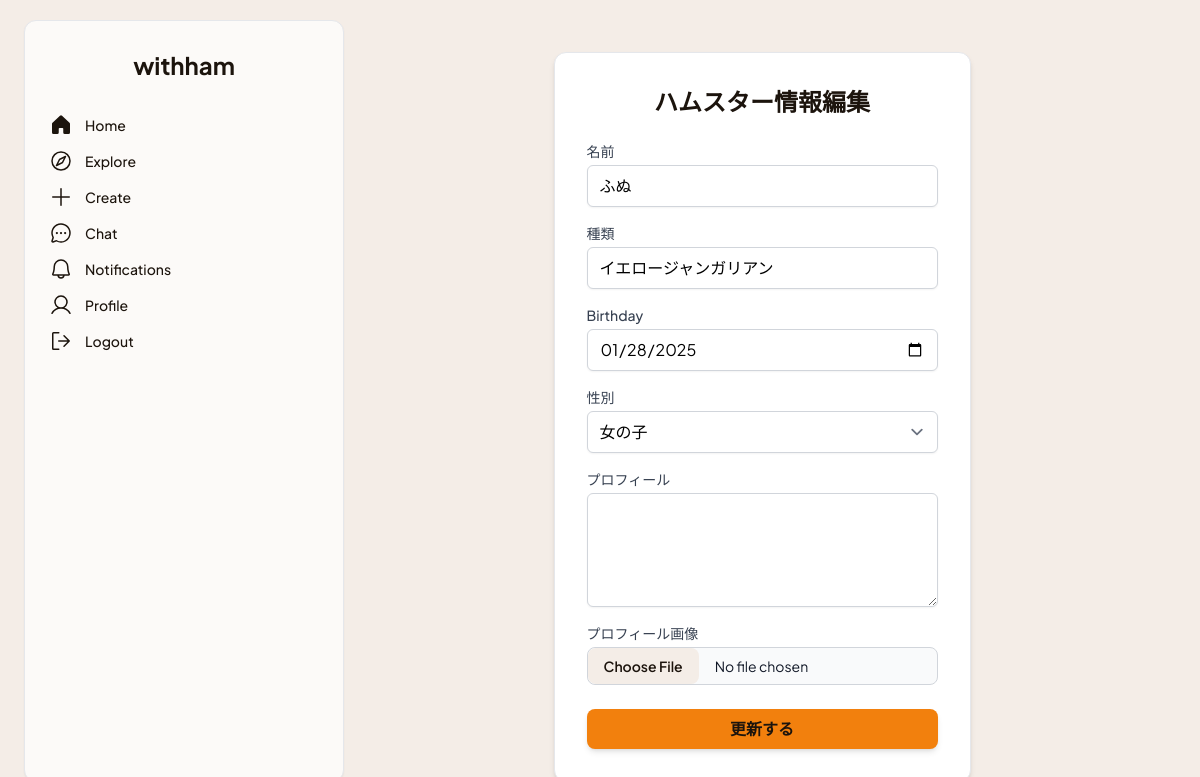
The page /hamsters/1/edit/ (signed in) on the database as committed earlier.
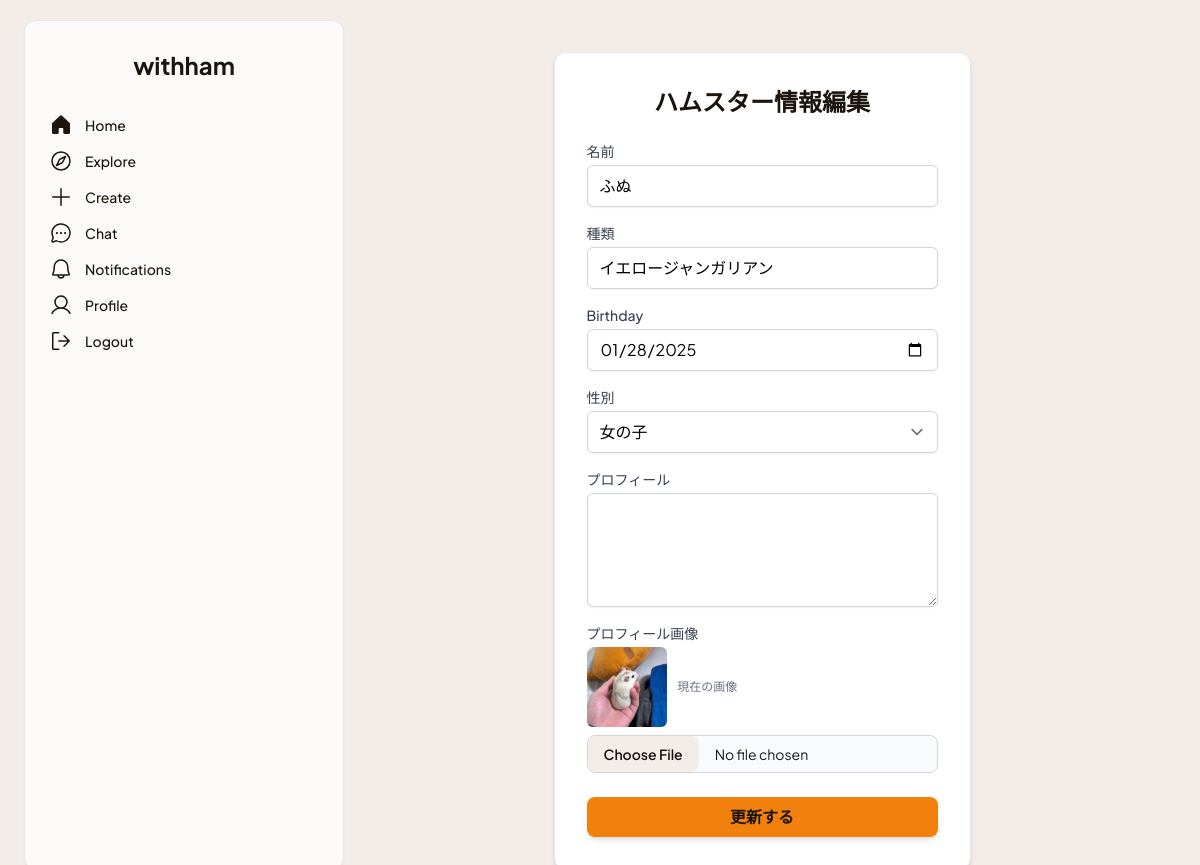
The same page on the database as committed later.
### withham/models.py (models this page shows, shortened)
class Hamster(models.Model):
    owner = models.ForeignKey(User, on_delete=models.CASCADE, related_name='hamsters', verbose_name='飼い主')
    name = models.CharField('名前', max_length=100)
    breed = models.CharField('種類', max_length=50, blank=True, null=True)
    birthday = models.DateField('誕生日', blank=True, null=True)
    GENDER_CHOICES = [
        ('M', '男の子'),
        ('F', '女の子'),
        ('U', '不明'),
    ]
    gender = models.CharField('性別', max_length=1, choices=GENDER_CHOICES, default='U')
    profile_text = models.TextField('プロフィール', blank=True, null=True)
    profile_image = models.ImageField('プロフィール画像', upload_to='hamster_images/', blank=True, null=True)
    created_at = models.DateTimeField('登録日時', default=timezone.now)
    class Meta:
        verbose_name = 'ハムスター'
        verbose_name_plural = 'ハムスター'

### withham/views.py (the view)
# urls.py: path('hamsters/<int:pk>/edit/', views.hamster_edit, name='hamster_edit'),
@login_required
def hamster_edit(request, pk):
    hamster = get_object_or_404(Hamster, pk=pk, owner=request.user)
    if request.method == 'POST':
        form = HamsterForm(request.POST, request.FILES, instance=hamster)
        if form.is_valid():
            form.save()
            return redirect('withham:profile_detail', pk=request.user.pk) # マイページへ
    else:
        form = HamsterForm(instance=hamster)
    context = {
        'form': form,
        'hamster': hamster,
    }
    return render(request, 'withham/hamster_form.html', context)

### withham/forms.py
class HamsterForm(forms.ModelForm):
    birthday = forms.DateField(
        required=False, # 必須でない場合
        widget=forms.DateInput(attrs={'type': 'date'})
    )
    class Meta:
        model = Hamster
        fields = ['name', 'breed', 'birthday', 'gender', 'profile_text', 'profile_image']
        labels = { # 日本語ラベル（任意）
            'name': '名前',
            'breed': '種類',
            'birthday': '誕生日',
            'gender': '性別',
            'profile_text': 'プロフィール',
            'profile_image': 'プロフィール画像',
        }
        widgets = { # 見た目の調整（任意）
            'profile_text': forms.Textarea(attrs={'rows': 4}),
        }

### withham/templates/withham/hamster_form.html (shortened to what the changed rows need)
{% extends "withham/base.html" %}
{% load static %}
{% block content %}
<div class="max-w-xl mx-auto mt-8 px-4">
    <div class="bg-white p-6 md:p-8 rounded-xl shadow-md border border-gray-200">
        <h2 class="text-2xl font-bold text-center text-[#1c140d] mb-6">ハムスター情報{% if form.instance.pk %}編集{% else %}登録{% endif %}</h2>
        <form method="post" enctype="multipart/form-data">
            <div class="mb-4">
                <label for="{{ form.name.id_for_label }}" class="block text-sm font-medium text-gray-700 mb-1">{{ form.name.label|default:"名前" }}</label>
                <input type="text" name="{{ form.name.name }}" id="{{ form.name.id_for_label }}"
                       class="mt-1 block w-full rounded-md border-gray-300 shadow-sm focus:border-[#f2800d] focus:ring focus:ring-[#f2800d] focus:ring-opacity-50 {% if form.name.errors %}border-red-500{% endif %}"
                       value="{{ form.name.value|default_if_none:"" }}"
                       required maxlength="{{ form.name.field.max_length }}">
            </div>
            <div class="mb-4">
                <label for="{{ form.breed.id_for_label }}" class="block text-sm font-medium text-gray-700 mb-1">{{ form.breed.label|default:"種類" }}</label>
                <input type="text" name="{{ form.breed.name }}" id="{{ form.breed.id_for_label }}"
                       class="mt-1 block w-full rounded-md border-gray-300 shadow-sm focus:border-[#f2800d] focus:ring focus:ring-[#f2800d] focus:ring-opacity-50 {% if form.breed.errors %}border-red-500{% endif %}"
                       value="{{ form.breed.value|default_if_none:"" }}"
                       maxlength="{{ form.breed.field.max_length }}">
            </div>
            <div class="mb-4">
                <label for="{{ form.birthday.id_for_label }}" class="block text-sm font-medium text-gray-700 mb-1">{{ form.birthday.label|default:"誕生日" }}</label>
                <input type="date" name="{{ form.birthday.name }}" id="{{ form.birthday.id_for_label }}"
                       class="mt-1 block w-full rounded-md border-gray-300 shadow-sm focus:border-[#f2800d] focus:ring focus:ring-[#f2800d] focus:ring-opacity-50 {% if form.birthday.errors %}border-red-500{% endif %}"
                       value="{{ form.birthday.value|date:'Y-m-d'|default_if_none:"" }}">
            </div>
            <div class="mb-6">
                {% if form.instance.pk and form.instance.profile_image %}
                <div class="mt-1 mb-2">
                    <img src="{{ form.instance.profile_image.url }}" alt="現在の画像" class="h-20 w-20 rounded-md object-cover inline-block">
                    <span class="text-xs text-gray-500 ml-2">現在の画像</span>
                </div>
                {% endif %}
            </div>
        </form>
    </div>
</div>
{% endblock %}

Rows that differ between the two databases and show on the page:
changed Hamster "ふぬ": instance.profile_image: picture added
Other text that changed with them:
text now shown: "現在の画像"
